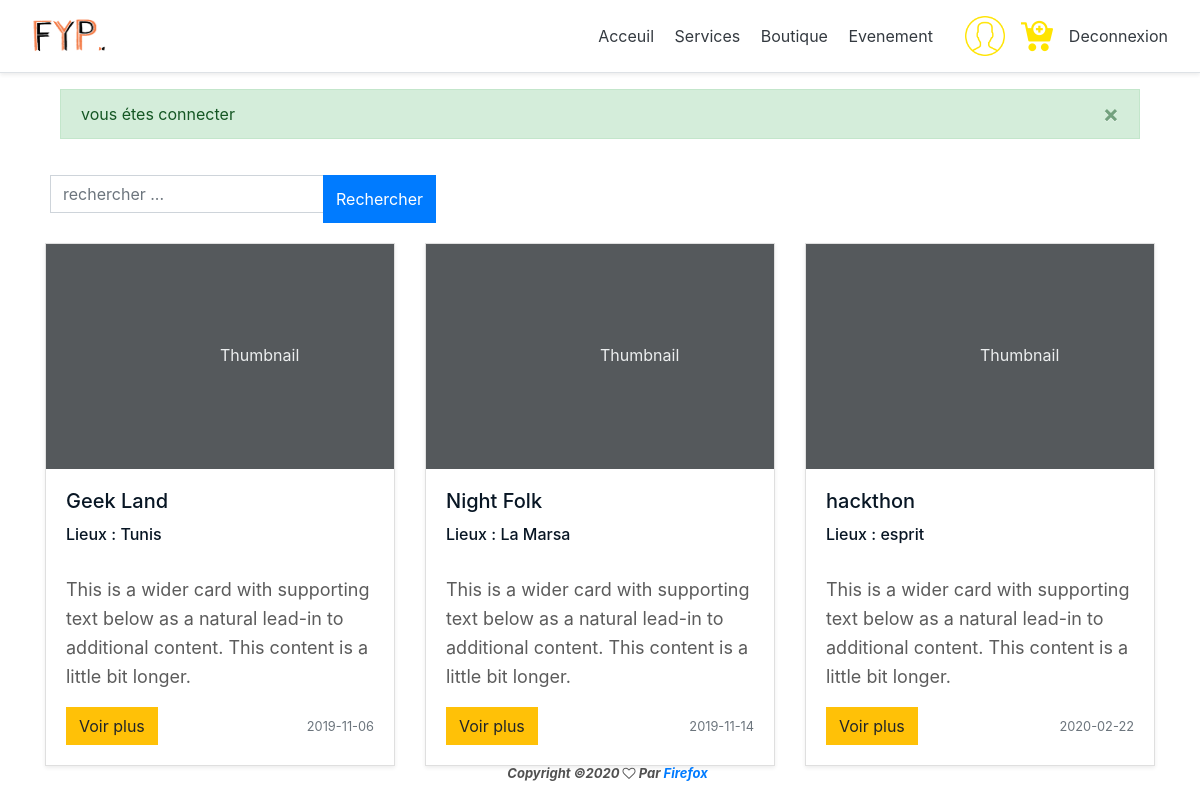
The app's page /front/view/evenement.php (signed in) with its own data.
### tables this page shows
CREATE TABLE IF NOT EXISTS `event` (
  `id_event` int(20) NOT NULL AUTO_INCREMENT,
  `nom` varchar(20) NOT NULL,
  `code` varchar(20) NOT NULL,
  `date_event` date NOT NULL,
  `lieu` varchar(20) NOT NULL,
  PRIMARY KEY (`id_event`)
);

### front/core/eventC.php (called while the page is built, shortened)
<?php
include "../entities/Event.php";
class eventsController {
	public static function all(){
		$list= [];
		$db = Db::getInstance();
		$req = $db->query('SELECT * FROM `event` order by `date_event`');
		foreach($req->fetchALL() as $temp) {
			$event = new event();
			$event->setid_event($temp['id_event']);
			$event->setnom($temp['nom']);
			$event->setcode($temp['code']);
			$event->setdate_event($temp['date_event']);
			$event->setlieu($temp['lieu']);
			$list[]=$event;
		}
		return $list;
	}
}
?>

### front/entities/Event.php (called while the page is built, shortened)
<?php
class Event
{
    private $nom;
    private $date_event;
    private $lieu;
    public function getnom()
    {return $this->nom;}
    public function getdate_event()
    {return $this->date_event;}
    public function getlieu()
    {return $this->lieu;}
    public function setnom($nom)
    { $this->nom=$nom;}
    public function setdate_event($date)
    {$this->date_event=$date;}
    public function setlieu($lieu)
    { $this->lieu=$lieu;}
}

### front/view/evenement.php (the view, shortened to what this page needs)
<?php require "header.php"; ?>
<?php
include "../core/eventC.php";
if (isset($_POST['valueToSearch']) ) {
    $events = eventsController::allwithSearch($_POST['valueToSearch']);
} else {
    $events = eventsController::all();
}
?>
<div class="container">
    <div class="row">
        <form method="POST" action="evenement.php">
            <div class="card-body">
                <div class="input-group">
                    <input class="form-control btl-2 bbl-2" type="text" name="valueToSearch" placeholder="rechercher ... ">
                    <div class="input-group-append">
                        <input type="submit" name="search" value="Rechercher" class="btn btn-primary btr-2 bbr-2">
                        <br><br>
                    </div>
                </div>
            </div>
        </form>
    </div>
    <div class="row">
        <?php foreach ($events as $event) { ?>
            <div class="col-md-4">
                <div class="card mb-4 shadow-sm">
                    <svg class="bd-placeholder-img card-img-top" width="100%" height="225" xmlns="http://www.w3.org/2000/svg" preserveAspectRatio="xMidYMid slice" focusable="false" role="img" aria-label="Placeholder: Thumbnail">
                        <rect width="100%" height="100%" fill="#55595c" /><text x="50%" y="50%" fill="#eceeef" dy=".3em">Thumbnail</text>
                    </svg>
                    <div class="card-body">
                        <h5 class="card-title"><?php echo $event->getnom(); ?></h5>
                        <h6>Lieux : <span><?php echo $event->getlieu(); ?></span></h6><br>
                        <p class="card-text">This is a wider card with supporting text below as a natural lead-in to additional content. This content is a little bit longer.</p>
                        <div class="d-flex justify-content-between align-items-center">
                            <form action="gallery.php" method="POST">
                                <input class="btn btn-warning" type="submit" value="Voir plus" />
                            </form>
                            <small class="text-muted"><?php echo $event->getdate_event(); ?></small>
                        </div>
                    </div>
                </div>
            </div>
        <?php } ?>
    </div>
</div>
<?php require "footer.php"; ?>

### front/view/css/style.css (style rules this page uses)
html, body { height: 100%; font-family: "Lato", sans-serif; -webkit-font-smoothing: antialiased; font-synthesis: antialiased; }
h1, h2, h3, h4, h5, h6 { margin: 0; color: #081624; font-weight: 700; }
h5 { font-size: 18px; }
h6 { font-size: 16px; }
p { font-size: 18px; color: #5c5c5c; line-height: 1.6; }
a, button, code, div, img, input, label, li, p, pre, select, span, svg, table, td, textarea, th, ul { -webkit-border-radius: 0!important; -moz-border-radius: 0!important; border-radius: 0!important; }

### records on screen
event: nom "Geek Land", lieu "Tunis", date_event "2019-11-06"
event: nom "Night Folk", lieu "La Marsa", date_event "2019-11-14"
event: nom "hackthon", lieu "esprit", date_event "2020-02-22"

### other values on screen
$message "vous étes connecter"
